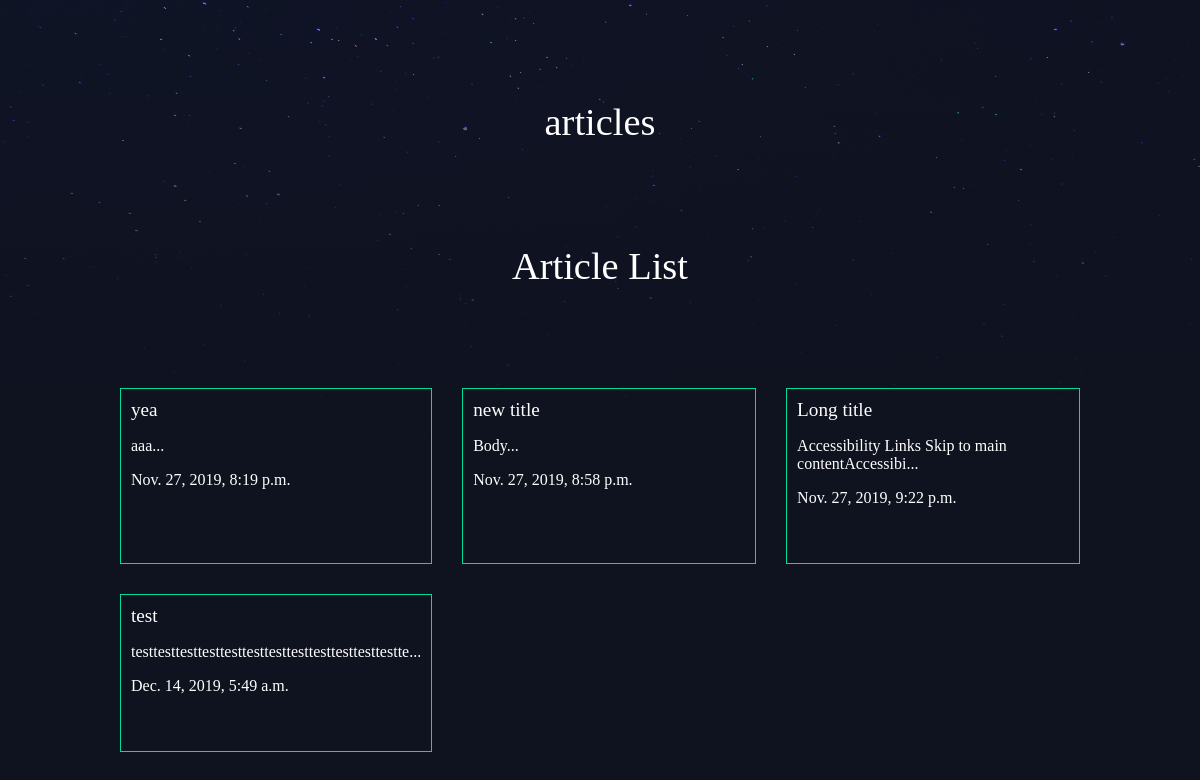
The app's page /articles/ with its own data.
### articles/models.py (models this page shows, shortened)
class Article(models.Model):
    title = models.CharField(max_length=100)
    slug = models.SlugField()
    body = models.TextField()
    date = models.DateTimeField(auto_now_add=True)
    thumb = models.ImageField(default='default.png', blank=True)
    def snippet(self):
        return self.body[:50] + "..."

### articles/views.py (the view)
# urls.py: path('', views.article_list, name="list"),
def article_list(request):
    articles = Article.objects.all().order_by('date')
    return render(request, 'articles/article_list.html', {'articles': articles})

### articles/templates/articles/article_list.html
{% extends 'base_layout.html' %}
{% block content %}
<h1>Article List</h1>
<div class="articles">
  {% for article in articles %}
  <div class="article">
    <h2><a href="{% url 'articles:detail' slug=article.slug %}">{{article.title}}</a></h2>
    <p>{{article.snippet}}</p>
    <p>{{article.date}}</p>
  </div />
  {% endfor %}
</div>
{% endblock %}

### assets/styles.css (style rules this page uses)
body { background-color: #0f121f; background-image: url(/static/stars.png); background-repeat: no-repeat; color: #fff; }
body * { font-family: Ubuntu; }
h1, h2, h3, h4, h5 { font-weight: normal; margin: 0; }
a, a:hover, a:visited { color: #fff; text-decoration: none; }
div.wrapper > h1 { text-align: center; margin: 100px auto; font-size: 2.4em; }
.articles { display: grid; grid-template-columns: 1fr 1fr 1fr; grid-gap: 30px; }
.article { padding: 10px; border: 1px solid #00dba0; position: relative; padding-bottom: 40px; }
.article h2 { font-size: 1.2em; }

### records on screen
Article: title "yea", snippet "aaa...", date "Nov. 27, 2019, 8:19 p.m."
Article: title "new title", snippet "Body...", date "Nov. 27, 2019, 8:58 p.m."
Article: title "Long title", snippet "Accessibility Links Skip to main contentAccessibi...", date "Nov. 27, 2019, 9:22 p.m."
Article: title "test", snippet "testtesttesttesttesttesttesttesttesttesttesttestte...", date "Dec. 14, 2019, 5:49 a.m."
